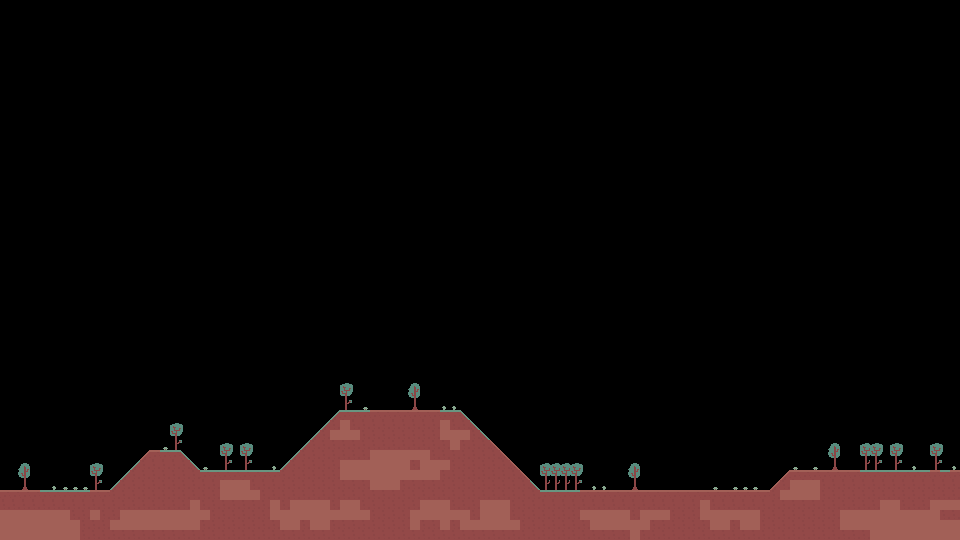

A 2D game scene composited from a Tiled map and its tileset images. What follows is a short description and the map's XML, with each tile layer's data collapsed to a summary:
An orthogonal 96x54 tile map with 10x10 px tiles, 1 tile layer (Tile Layer 1) and 1 object.

<map version="1.9" tiledversion="1.9.2" orientation="orthogonal" renderorder="right-down" width="96" height="54" tilewidth="10" tileheight="10" infinite="0" nextlayerid="3" nextobjectid="8">
 <tileset firstgid="1" source="test.tsx" />
 <layer id="1" name="Tile Layer 1" width="96" height="54">
  <data>[5184 cells, 930 non-empty, 26 distinct tile ids]</data>
 </layer>
 <objectgroup id="2" name="collision-layer">
  <object id="5" x="0" y="490.179">
   <polyline points="0,0 110.058,0 149.565,-39.79 180.325,-40.0722 200.079,-19.7539 279.941,-19.7539 340.05,-79.8623 459.702,-80.1445 540.129,0.564398 769.556,0.846597 789.593,-19.7539 960.041,-19.7539 960.041,-489.897 0.282199,-489.897 0,-2.82199" />
  </object>
 </objectgroup>
</map>
